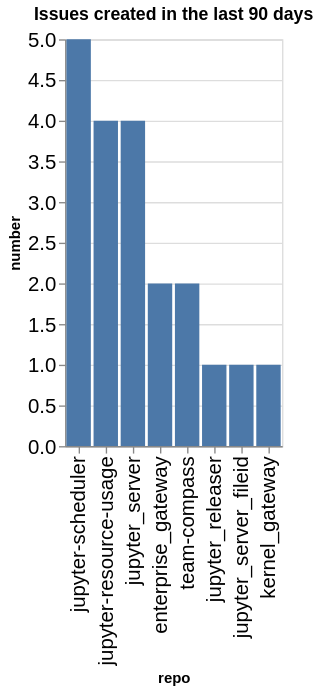

Notebook code cell kept with this figure:
### Code cell
created_counts = created.groupby(['org', 'repo']).count()['number'].reset_index()
created_counts['org/repo'] = created_counts.apply(lambda a: a['org'] + '/' + a['repo'], axis=1)
sorted_vals = created_counts.sort_values(['org', 'number'], ascending=False)['repo'].values
alt.Chart(data=created_counts, title=f"Issues created in the last {n_days} days").mark_bar().encode(
    x=alt.X('repo', sort=alt.Sort(sorted_vals.tolist())),
    y='number',
)

### Figure 1 — Vega-Lite specification as saved in the notebook (floating-point values rounded to 4 significant figures)
{"config": {"axisLeft": {"labelFontSize": 15}, "axisBottom": {"labelFontSize": 15}}, "data": {"name": "data-0e3a21b22343c8afdc8f3375ef97a72a"}, "mark": {"type": "bar"}, "encoding": {"x": {"field": "repo", "sort": ["jupyter-scheduler", "jupyter-resource-usage", "jupyter_server", "enterprise_gateway", "team-compass", "jupyter_releaser", "jupyter_server_fileid", "kernel_gateway"], "type": "nominal"}, "y": {"field": "number", "type": "quantitative"}}, "title": "Issues created in the last 90 days", "$schema": "https://vega.github.io/schema/vega-lite/v5.20.1.json", "datasets": {"data-0e3a21b22343c8afdc8f3375ef97a72a": [{"org": "jupyter-server", "repo": "enterprise_gateway", "number": 2, "org/repo": "jupyter-server/enterprise_gateway"}, {"org": "jupyter-server", "repo": "jupyter-resource-usage", "number": 4, "org/repo": "jupyter-server/jupyter-resource-usage"}, {"org": "jupyter-server", "repo": "jupyter-scheduler", "number": 5, "org/repo": "jupyter-server/jupyter-scheduler"}, {"org": "jupyter-server", "repo": "jupyter_releaser", "number": 1, "org/repo": "jupyter-server/jupyter_releaser"}, {"org": "jupyter-server", "repo": "jupyter_server", "number": 4, "org/repo": "jupyter-server/jupyter_server"}, {"org": "jupyter-server", "repo": "jupyter_server_fileid", "number": 1, "org/repo": "jupyter-server/jupyter_server_fileid"}, {"org": "jupyter-server", "repo": "kernel_gateway", "number": 1, "org/repo": "jupyter-server/kernel_gateway"}, {"org": "jupyter-server", "repo": "team-compass", "number": 2, "org/repo": "jupyter-server/team-compass"}]}}
